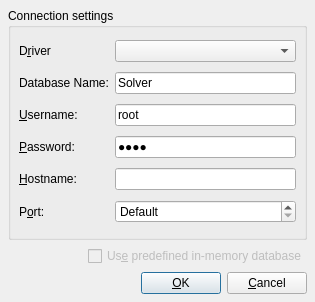
<?xml version="1.0" encoding="UTF-8"?>
<ui version="4.0">
 <class>QSqlConnectionDialogUi</class>
 <widget class="QDialog" name="QSqlConnectionDialogUi">
  <property name="geometry">
   <rect>
    <x>0</x>
    <y>0</y>
    <width>315</width>
    <height>302</height>
   </rect>
  </property>
  <property name="windowTitle">
   <string>Connect...</string>
  </property>
  <layout class="QVBoxLayout">
   <property name="spacing">
    <number>6</number>
   </property>
   <property name="leftMargin">
    <number>8</number>
   </property>
   <property name="topMargin">
    <number>8</number>
   </property>
   <property name="rightMargin">
    <number>8</number>
   </property>
   <property name="bottomMargin">
    <number>8</number>
   </property>
   <item>
    <widget class="QGroupBox" name="connGroupBox">
     <property name="title">
      <string>Connection settings</string>
     </property>
     <layout class="QGridLayout">
      <property name="leftMargin">
       <number>8</number>
      </property>
      <property name="topMargin">
       <number>8</number>
      </property>
      <property name="rightMargin">
       <number>8</number>
      </property>
      <property name="bottomMargin">
       <number>8</number>
      </property>
      <property name="spacing">
       <number>6</number>
      </property>
      <item row="0" column="1">
       <widget class="QComboBox" name="comboDriver"/>
      </item>
      <item row="2" column="0">
       <widget class="QLabel" name="textLabel4">
        <property name="text">
         <string>&amp;Username:</string>
        </property>
        <property name="buddy">
         <cstring>editUsername</cstring>
        </property>
       </widget>
      </item>
      <item row="0" column="0">
       <widget class="QLabel" name="textLabel2">
        <property name="text">
         <string>D&amp;river</string>
        </property>
        <property name="buddy">
         <cstring>comboDriver</cstring>
        </property>
       </widget>
      </item>
      <item row="1" column="1">
       <widget class="QLineEdit" name="editDatabase">
        <property name="text">
         <string>Solver</string>
        </property>
       </widget>
      </item>
      <item row="5" column="1">
       <widget class="QSpinBox" name="portSpinBox">
        <property name="specialValueText">
         <string>Default</string>
        </property>
        <property name="minimum">
         <number>-1</number>
        </property>
        <property name="maximum">
         <number>65535</number>
        </property>
        <property name="value">
         <number>-1</number>
        </property>
       </widget>
      </item>
      <item row="1" column="0">
       <widget class="QLabel" name="textLabel3">
        <property name="text">
         <string>Database Name:</string>
        </property>
        <property name="buddy">
         <cstring>editDatabase</cstring>
        </property>
       </widget>
      </item>
      <item row="3" column="1">
       <widget class="QLineEdit" name="editPassword">
        <property name="text">
         <string>1111</string>
        </property>
        <property name="echoMode">
         <enum>QLineEdit::Password</enum>
        </property>
       </widget>
      </item>
      <item row="2" column="1">
       <widget class="QLineEdit" name="editUsername">
        <property name="text">
         <string>root</string>
        </property>
       </widget>
      </item>
      <item row="4" column="1">
       <widget class="QLineEdit" name="editHostname"/>
      </item>
      <item row="4" column="0">
       <widget class="QLabel" name="textLabel5">
        <property name="text">
         <string>&amp;Hostname:</string>
        </property>
        <property name="buddy">
         <cstring>editHostname</cstring>
        </property>
       </widget>
      </item>
      <item row="5" column="0">
       <widget class="QLabel" name="textLabel5_2">
        <property name="text">
         <string>P&amp;ort:</string>
        </property>
        <property name="buddy">
         <cstring>portSpinBox</cstring>
        </property>
       </widget>
      </item>
      <item row="3" column="0">
       <widget class="QLabel" name="textLabel4_2">
        <property name="text">
         <string>&amp;Password:</string>
        </property>
        <property name="buddy">
         <cstring>editPassword</cstring>
        </property>
       </widget>
      </item>
     </layout>
    </widget>
   </item>
   <item>
    <layout class="QHBoxLayout">
     <property name="spacing">
      <number>6</number>
     </property>
     <property name="leftMargin">
      <number>0</number>
     </property>
     <property name="topMargin">
      <number>0</number>
     </property>
     <property name="rightMargin">
      <number>0</number>
     </property>
     <property name="bottomMargin">
      <number>0</number>
     </property>
     <item>
      <spacer>
       <property name="orientation">
        <enum>Qt::Horizontal</enum>
       </property>
       <property name="sizeHint" stdset="0">
        <size>
         <width>40</width>
         <height>20</height>
        </size>
       </property>
      </spacer>
     </item>
     <item>
      <widget class="QCheckBox" name="dbCheckBox">
       <property name="enabled">
        <bool>false</bool>
       </property>
       <property name="text">
        <string>Us&amp;e predefined in-memory database</string>
       </property>
      </widget>
     </item>
    </layout>
   </item>
   <item>
    <layout class="QHBoxLayout">
     <property name="spacing">
      <number>6</number>
     </property>
     <property name="leftMargin">
      <number>0</number>
     </property>
     <property name="topMargin">
      <number>0</number>
     </property>
     <property name="rightMargin">
      <number>0</number>
     </property>
     <property name="bottomMargin">
      <number>0</number>
     </property>
     <item>
      <spacer>
       <property name="orientation">
        <enum>Qt::Horizontal</enum>
       </property>
       <property name="sizeType">
        <enum>QSizePolicy::Expanding</enum>
       </property>
       <property name="sizeHint" stdset="0">
        <size>
         <width>20</width>
         <height>20</height>
        </size>
       </property>
      </spacer>
     </item>
     <item>
      <widget class="QPushButton" name="okButton">
       <property name="text">
        <string>&amp;OK</string>
       </property>
       <property name="default">
        <bool>true</bool>
       </property>
      </widget>
     </item>
     <item>
      <widget class="QPushButton" name="cancelButton">
       <property name="text">
        <string>&amp;Cancel</string>
       </property>
      </widget>
     </item>
    </layout>
   </item>
  </layout>
 </widget>
 <tabstops>
  <tabstop>comboDriver</tabstop>
  <tabstop>editDatabase</tabstop>
  <tabstop>editUsername</tabstop>
  <tabstop>editPassword</tabstop>
  <tabstop>editHostname</tabstop>
  <tabstop>portSpinBox</tabstop>
  <tabstop>dbCheckBox</tabstop>
  <tabstop>okButton</tabstop>
  <tabstop>cancelButton</tabstop>
 </tabstops>
 <resources/>
 <connections/>
</ui>
